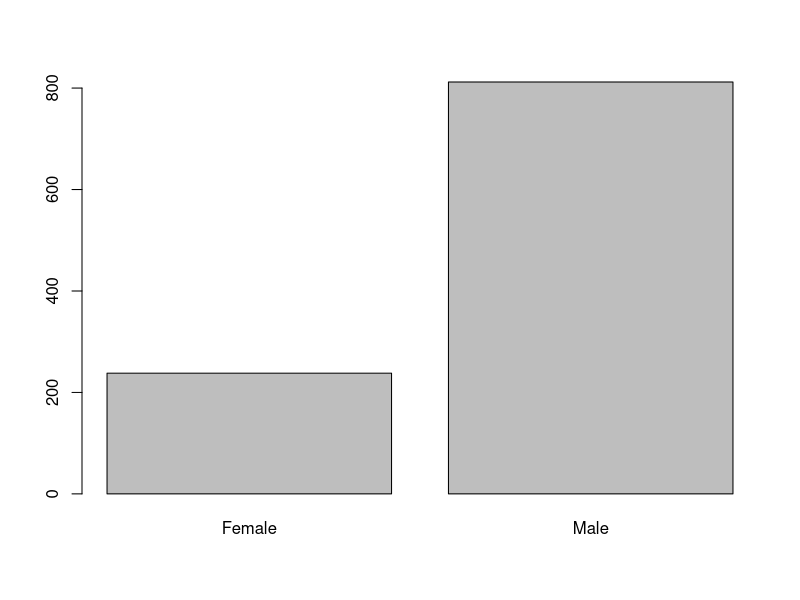
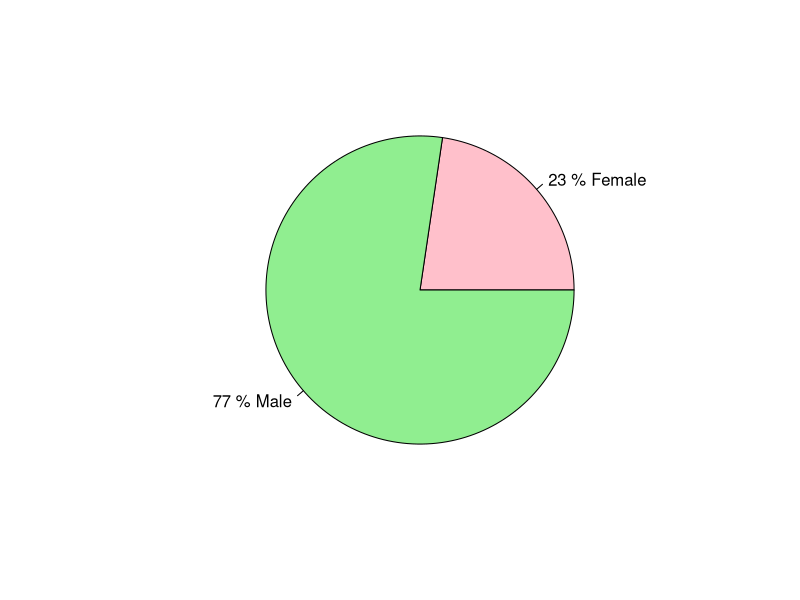
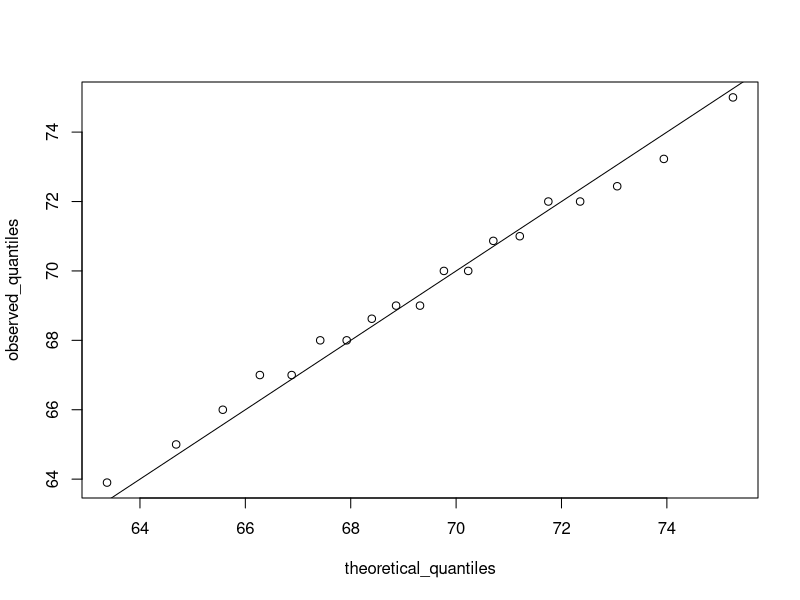
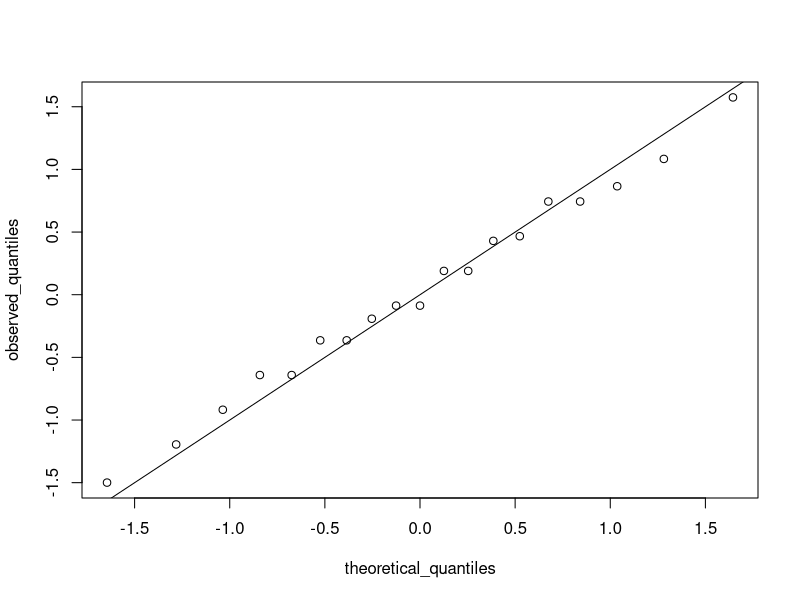
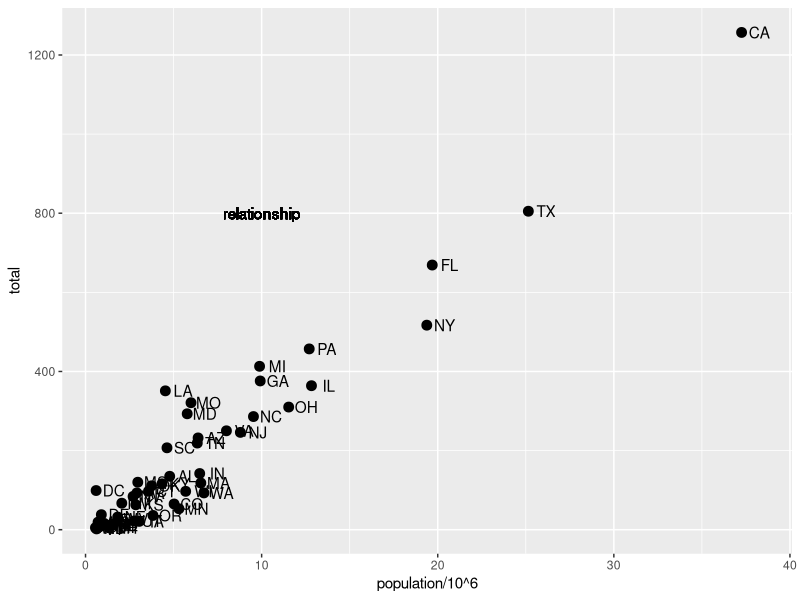
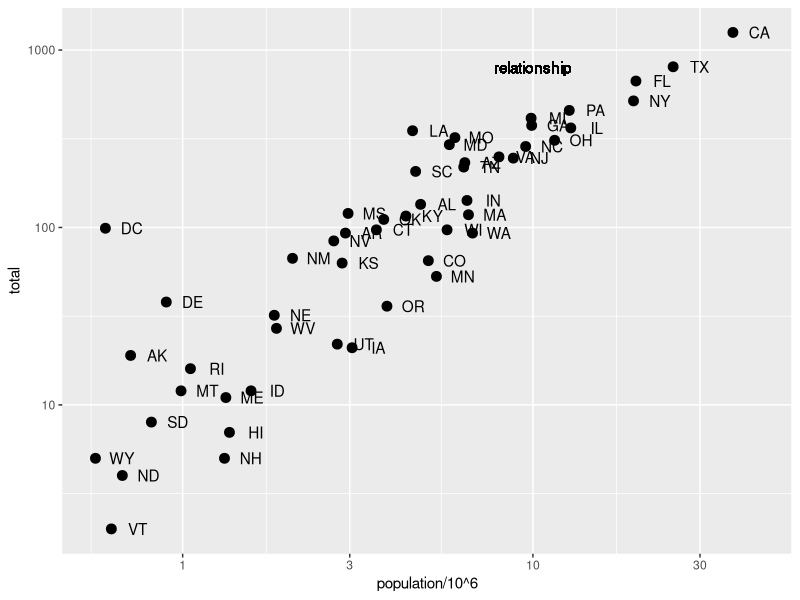
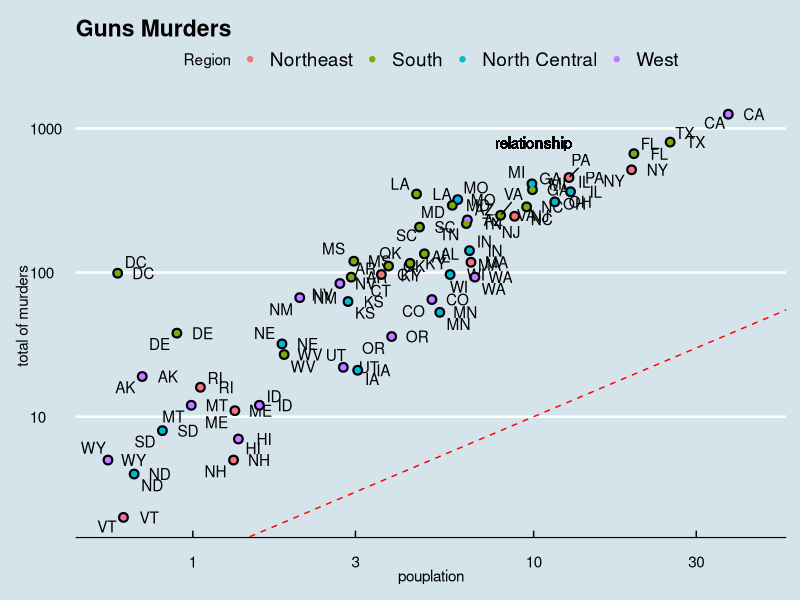
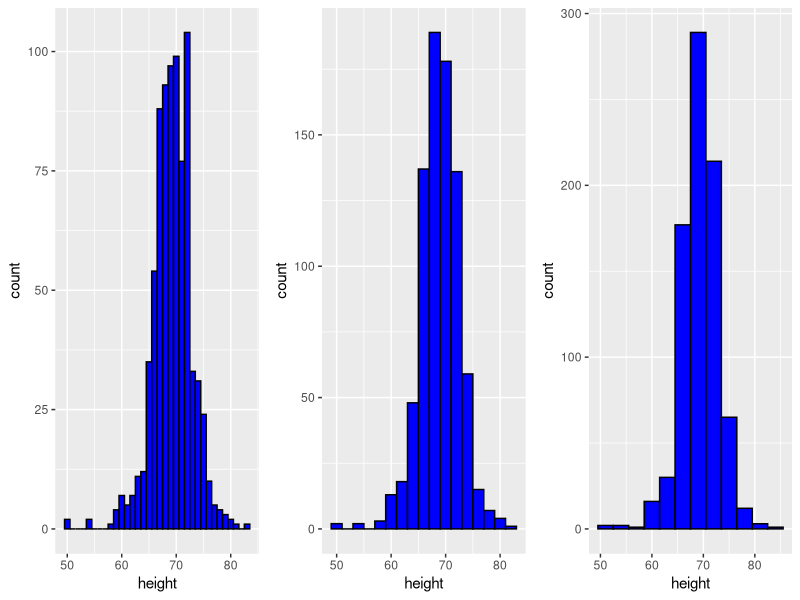

Write the R code that produced these figures, in order. (Note: this script raises an error after producing the figures.)
########### PH125.1x R Basics ###########

install.packages("dslabs")

library(dslabs)

########### PH125.2x Visualization ###########

data("murders")

head(murders)

library(ggplot2)

data("heights")

head(heights)

nrow(heights)

str(heights)

sapply(heights, class)

summary(heights$height)

gender_distribution = table(heights$sex)

gender_proportion = prop.table(gender_distribution)

barplot(gender_distribution)

pie(gender_distribution, labels = paste(round(gender_proportion, 2) * 100, "%", names(gender_distribution)), col = c("pink", "light green"))

index = heights$sex == "Male"

x = heights$height[index]

average = mean(x)

sd = sd(x)

c(average = average, sd = sd)

z = scale(x)

mean(abs(z) < 2)

mean(x <= 69.5)

length(x[x <= 69.5]) / length(x)

quantile(x, .5)

qnorm(p = .5, mean = average, sd = sd)

p = seq(from = .05, to = .95, by = .05)

observed_quantiles = quantile(x, probs = p)

theoretical_quantiles = qnorm(p, mean = average, sd = sd)

plot(theoretical_quantiles, observed_quantiles)

abline(a = 0, b = 1)

observed_quantiles = quantile(z, probs = p) 

theoretical_quantiles = qnorm(p)

plot(theoretical_quantiles, observed_quantiles)

abline(a = 0, b = 1)

library(tidyverse)

p = ggplot(data = murders)

class(p)

attributes(p)

p = p + geom_point(mapping = aes(x = population/10^6, y = total), size = 3)

p = p + geom_text(mapping = aes(x = population/10^6, y = total, label = abb), nudge_x = 1)

p = p + geom_text(mapping = aes(x = 10, y = 800, label = "relationship"))

p

p = ggplot(data = murders, mapping = aes(x = population/10^6, y = total, label = abb))

p = p + geom_point(size = 3)

p = p + geom_text(nudge_x = .075)

p = p + geom_text(mapping = aes(x = 10, y = 800, label = "relationship"))

p = p + scale_x_continuous(trans = "log10")

p = p + scale_y_continuous(trans = "log10")

p

p = p + scale_x_log10()

p = p + scale_y_log10()

p = p + xlab("pouplation")

p = p + ylab("total of murders")

p = p + ggtitle("Guns Murders")

p = p + geom_point(color = "blue")

p = p + geom_point(aes(col = region))

p = p + geom_abline(lty = 2, color = "red")

p = p + scale_color_discrete(name = "Region")

library(ggthemes)

p = p + theme_economist()

library(ggrepel)

p = p + geom_text_repel()

p

library(dplyr)

male_heights = filter(heights, sex == "Male")

p = ggplot(data = male_heights, aes(x = height))

p = p + geom_histogram(binwidth = 1, fill = "blue", col = "black")

p = p + xlab("Male hrights distribution")

p = p + ggtitle("Male hrights distribution")

p = ggplot(data = male_heights, aes(x = height))

p = p + geom_density(fill = "blue")

p = ggplot(data = male_heights, aes(sample = height))

p = p + geom_qq(dparams = c(average, sd))

p = p + geom_qq_line(dparams = c(average, sd), col = "blue")

p = p + geom_abline(col = "red")

library(gridExtra)

p = ggplot(data = male_heights, aes(x = height))

p1 = p + geom_histogram(binwidth = 1, fill = "blue", col = "black")

p2 = p + geom_histogram(binwidth = 2, fill = "blue", col = "black")

p3 = p + geom_histogram(binwidth = 3, fill = "blue", col = "black")

grid.arrange(p1, p2, p3, ncol = 3)

male_heights_summary = male_heights %>%
                       summarize(mean = mean(height), sd = sd(height), min = min(height), max = max(height), median = median(height), Q1 = quantile(height, .25), Q3 = quantile(height, .75), count = length(height))

male_heights_summary

murders_rated = mutate(murders, rate = total/population*10^5)

all_murders_rate = summarise(murders, total_rate = sum(total)/sum(population)*10^5)

class(all_murders_rate)

all_murders_rate = all_murders_rate %>% .$total_rate

class(all_murders_rate)

heights_grouped = group_by(heights, sex)

summarize(heights_grouped, mean = mean(height))

murders_rated_arranged = arrange(murders_rated, population)

murders_rated_arranged = arrange(murders_rated, desc(population))

murders_rated_arranged = arrange(murders_rated, region, desc(rate))

x = top_n(murders_rated_arranged, 10)

data("gapminder")

View(gapminder)

gapminder %>%
filter(year == 2015 & country %in% c("Sri Lanka", "Turkey")) %>%
select(country, infant_mortality)

names(gapminder_mutated_filtered)

gapminder_filtered = filter(gapminder, year %in% c(1962, 1980, 1990, 2000, 2012))

p = ggplot(data = gapminder_filtered)

p = p + geom_point(mapping = aes(x = fertility, y = life_expectancy, col = continent))

p = p + ds_theme_set()

p = p + facet_grid(continent ~ year)

p = p + facet_grid(. ~ year)

p = p + facet_wrap(. ~ year)

p

gapminder_filtered = filter(gapminder, country %in% c("United States", "Germany"))

p = ggplot(data = gapminder_filtered)

p = p + geom_line(mapping = aes(x = year, y = fertility, col = country))

p = p + geom_line(mapping = aes(x = year, y = fertility, group = country, col = country))

p

gapminder_mutated = mutate(gapminder, gdp_person_day = gdp/population/365)

gapminder_mutated_filtered = filter(gapminder_mutated, year == 1970 & !is.na(gdp))

p = ggplot(data = gapminder_mutated_filtered)

p = p + geom_histogram(mapping = aes(x = log2(gdp_person_day)), binwidth = 1, color = "black")

p = p + geom_histogram(mapping = aes(x = gdp_person_day), binwidth = 1, color = "black")

p = p + scale_x_continuous(trans = "log2")

length(levels(gapminder$region))

length(levels(gapminder$country))

p = p + geom_boxplot(mapping = aes(x = region, y = gdp_person_day, fill = continent))

p = p + theme(axis.text.x = element_text(angle = 90, hjust = 1))

p

gapminder_mutated_filtered_mutated = mutate(gapminder_mutated_filtered, region = reorder(region, gdp_person_day, FUN = median))

p = ggplot(data = gapminder_mutated_filtered_mutated)

p = p + geom_boxplot(mapping = aes(x = region, y = gdp_person_day, fill = continent))

p = p + theme(axis.text.x = element_text(angle = 90, hjust = 1))

p = p + xlab("")

p = p + scale_y_continuous(trans = "log2")

p = p + geom_point(mapping = aes(x = region, y = gdp_person_day))

p

unique(gapminder_mutated_filtered_mutated$region)

gapminder_mutated_filtered_mutated_mutated = mutate(gapminder_mutated_filtered_mutated, group = ifelse(region %in% c("Western Europe", "Northern America", "Northern Europe"), "West Country", "Developing"))

p = ggplot(data = gapminder_mutated_filtered_mutated_mutated)

p = p + geom_histogram(mapping = aes(gdp_person_day), binwidth = 1, color = "black")

p = p + facet_grid(group ~ continent)

p = p + scale_x_continuous(trans = "log2")

p

p = p + geom_boxplot(mapping = aes(x = region, y = gdp_person_day, fill = factor(group)))

p = p + theme(axis.text.x = element_text(angle = 90, hjust = 1))

p = p + scale_y_continuous(trans = "log2")

p = p + geom_point(mapping = aes(x = region, y = gdp_person_day))

p
